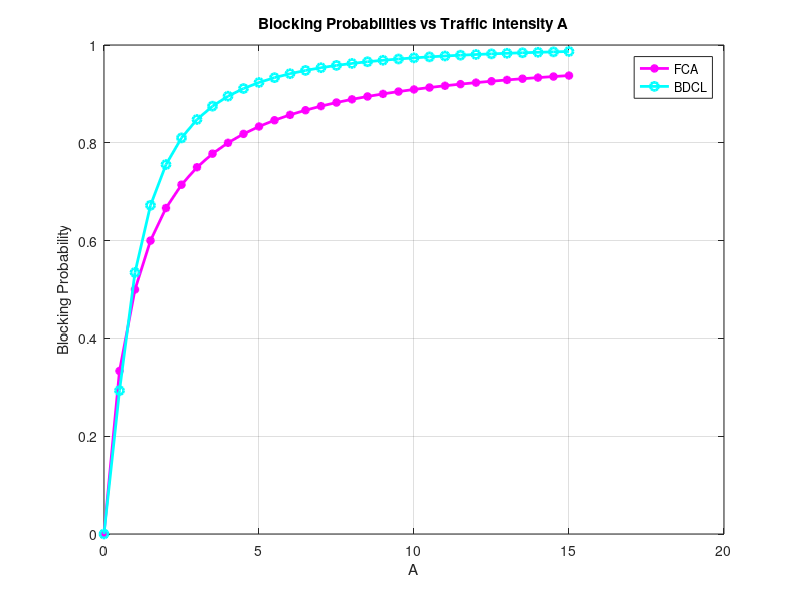

Write MATLAB code to recreate this figure.
clear;

% Define the range of values for A
A = 0:0.5:15;

% Define the blocking probability functions
blocking_fca = @(a) a./(1+a);
blocking_bdcl = @(a) (7/2 * a.^2 + 2 * a.^3 + a.^4 / 4 ) ./ (1 + 3*a + 9/2 * a.^2 + 2*a.^3 + a.^4 /4);

% Calculate the blocking probabilities
blocking_prob_fca = blocking_fca(A);
blocking_prob_bdcl = blocking_bdcl(A);

% Plotting with more changes
plot(A, blocking_prob_fca, 'm-*', 'LineWidth', 2); % Magenta line with asterisk markers
hold on;
plot(A, blocking_prob_bdcl, 'c-o', 'LineWidth', 2); % Cyan line with circle markers
hold off;
xlabel('A');
ylabel('Blocking Probability');
title('Blocking Probabilities vs Traffic intensity A');
legend('FCA', 'BDCL', 'Location', 'Best');
grid on;
